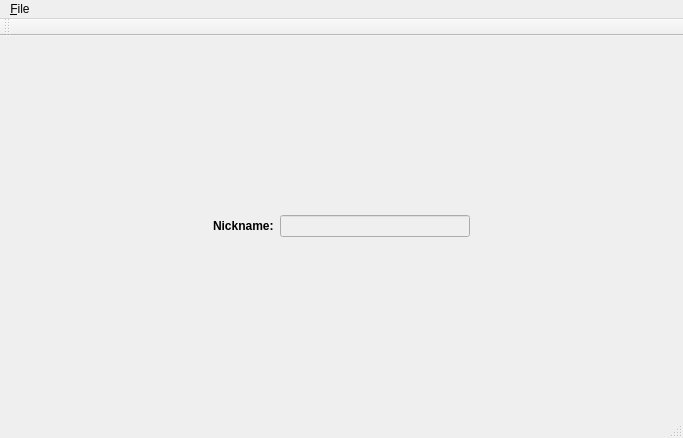
<?xml version="1.0" encoding="UTF-8"?>
<ui version="4.0">
 <class>MainWindow</class>
 <widget class="QMainWindow" name="MainWindow">
  <property name="geometry">
   <rect>
    <x>0</x>
    <y>0</y>
    <width>683</width>
    <height>438</height>
   </rect>
  </property>
  <property name="windowTitle">
   <string>MainWindow</string>
  </property>
  <widget class="QWidget" name="centralWidget">
   <layout class="QVBoxLayout" name="verticalLayout_2">
    <item>
     <widget class="QStackedWidget" name="stackedWidget">
      <property name="currentIndex">
       <number>0</number>
      </property>
      <widget class="QWidget" name="loginPanel">
       <layout class="QVBoxLayout" name="verticalLayout">
        <item>
         <spacer name="verticalSpacer">
          <property name="orientation">
           <enum>Qt::Vertical</enum>
          </property>
          <property name="sizeHint" stdset="0">
           <size>
            <width>20</width>
            <height>97</height>
           </size>
          </property>
         </spacer>
        </item>
        <item>
         <layout class="QHBoxLayout" name="horizontalLayout">
          <item>
           <spacer name="horizontalSpacer_3">
            <property name="orientation">
             <enum>Qt::Horizontal</enum>
            </property>
            <property name="sizeHint" stdset="0">
             <size>
              <width>40</width>
              <height>20</height>
             </size>
            </property>
           </spacer>
          </item>
          <item>
           <widget class="QLabel" name="nickLabel">
            <property name="font">
             <font>
              <weight>75</weight>
              <bold>true</bold>
             </font>
            </property>
            <property name="text">
             <string>Nickname:</string>
            </property>
           </widget>
          </item>
          <item>
           <widget class="QLineEdit" name="nickEdit">
            <property name="enabled">
             <bool>false</bool>
            </property>
           </widget>
          </item>
          <item>
           <spacer name="horizontalSpacer_4">
            <property name="orientation">
             <enum>Qt::Horizontal</enum>
            </property>
            <property name="sizeHint" stdset="0">
             <size>
              <width>40</width>
              <height>20</height>
             </size>
            </property>
           </spacer>
          </item>
         </layout>
        </item>
        <item>
         <spacer name="verticalSpacer_2">
          <property name="orientation">
           <enum>Qt::Vertical</enum>
          </property>
          <property name="sizeHint" stdset="0">
           <size>
            <width>20</width>
            <height>96</height>
           </size>
          </property>
         </spacer>
        </item>
       </layout>
      </widget>
      <widget class="QWidget" name="chatPanel">
       <layout class="QVBoxLayout" name="verticalLayout_3">
        <item>
         <layout class="QHBoxLayout" name="horizontalLayout_4">
          <item>
           <widget class="QListView" name="clientList">
            <property name="sizePolicy">
             <sizepolicy hsizetype="Minimum" vsizetype="Expanding">
              <horstretch>0</horstretch>
              <verstretch>0</verstretch>
             </sizepolicy>
            </property>
            <property name="horizontalScrollBarPolicy">
             <enum>Qt::ScrollBarAlwaysOff</enum>
            </property>
            <property name="selectionMode">
             <enum>QAbstractItemView::NoSelection</enum>
            </property>
           </widget>
          </item>
          <item>
           <widget class="QTextEdit" name="chatText"/>
          </item>
         </layout>
        </item>
        <item>
         <layout class="QHBoxLayout" name="horizontalLayout_3">
          <item>
           <widget class="QLabel" name="inputLabel">
            <property name="font">
             <font>
              <weight>75</weight>
              <bold>true</bold>
             </font>
            </property>
            <property name="text">
             <string>nickname:</string>
            </property>
           </widget>
          </item>
          <item>
           <widget class="QLineEdit" name="lineEdit"/>
          </item>
         </layout>
        </item>
       </layout>
      </widget>
     </widget>
    </item>
   </layout>
  </widget>
  <widget class="QMenuBar" name="menuBar">
   <property name="geometry">
    <rect>
     <x>0</x>
     <y>0</y>
     <width>683</width>
     <height>25</height>
    </rect>
   </property>
   <widget class="QMenu" name="menu_File">
    <property name="title">
     <string>&amp;File</string>
    </property>
    <addaction name="action_Close"/>
   </widget>
   <addaction name="menu_File"/>
  </widget>
  <widget class="QToolBar" name="mainToolBar">
   <attribute name="toolBarArea">
    <enum>TopToolBarArea</enum>
   </attribute>
   <attribute name="toolBarBreak">
    <bool>false</bool>
   </attribute>
  </widget>
  <widget class="QStatusBar" name="statusBar"/>
  <action name="action_Close">
   <property name="text">
    <string>&amp;Close</string>
   </property>
  </action>
 </widget>
 <layoutdefault spacing="6" margin="11"/>
 <resources/>
 <connections>
  <connection>
   <sender>action_Close</sender>
   <signal>triggered()</signal>
   <receiver>MainWindow</receiver>
   <slot>close()</slot>
   <hints>
    <hint type="sourcelabel">
     <x>-1</x>
     <y>-1</y>
    </hint>
    <hint type="destinationlabel">
     <x>296</x>
     <y>218</y>
    </hint>
   </hints>
  </connection>
 </connections>
</ui>
